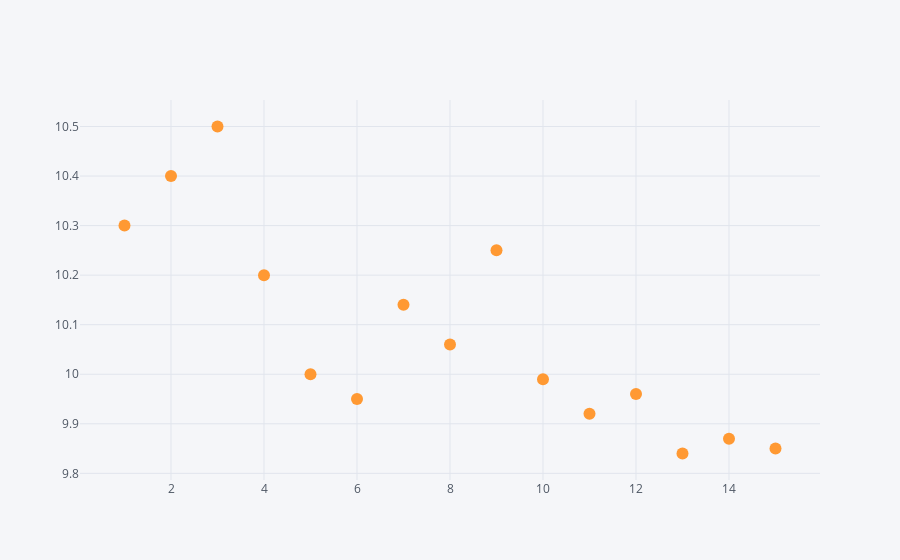

Notebook cell for this chart:
### Markdown cell above
## Scatter Plot of Game x Winning Time

### Code cell
df.iplot(kind='scatter', mode='markers', x='Game', y='Winning time men', filename='cufflinks/Game-Winning Time')

### Figure 1 — Plotly figure (JSON) as saved in the notebook; plotly's stock layout.template omitted (floating-point values rounded to 4 significant figures)
{"data": [{"line": {"color": "rgba(255, 153, 51, 1.0)", "dash": "solid", "shape": "linear", "width": 1.3}, "marker": {"size": 12, "symbol": "circle"}, "mode": "markers", "name": "Winning time men", "text": "", "type": "scatter", "uid": "44985e6b-1d8d-4e00-80d9-f945c4c482c9", "x": [1, 2, 3, 4, 5, 6, 7, 8, 9, 10, 11, 12, 13, 14, 15], "y": [10.3, 10.4, 10.5, 10.2, 10, 9.95, 10.14, 10.06, 10.25, 9.99, 9.92, 9.96, 9.84, 9.87, 9.85]}], "layout": {"legend": {"bgcolor": "#F5F6F9", "font": {"color": "#4D5663"}}, "paper_bgcolor": "#F5F6F9", "plot_bgcolor": "#F5F6F9", "title": {"font": {"color": "#4D5663"}}, "xaxis": {"gridcolor": "#E1E5ED", "showgrid": true, "tickfont": {"color": "#4D5663"}, "title": {"font": {"color": "#4D5663"}, "text": ""}, "zerolinecolor": "#E1E5ED"}, "yaxis": {"gridcolor": "#E1E5ED", "showgrid": true, "tickfont": {"color": "#4D5663"}, "title": {"font": {"color": "#4D5663"}, "text": ""}, "zerolinecolor": "#E1E5ED"}}}
